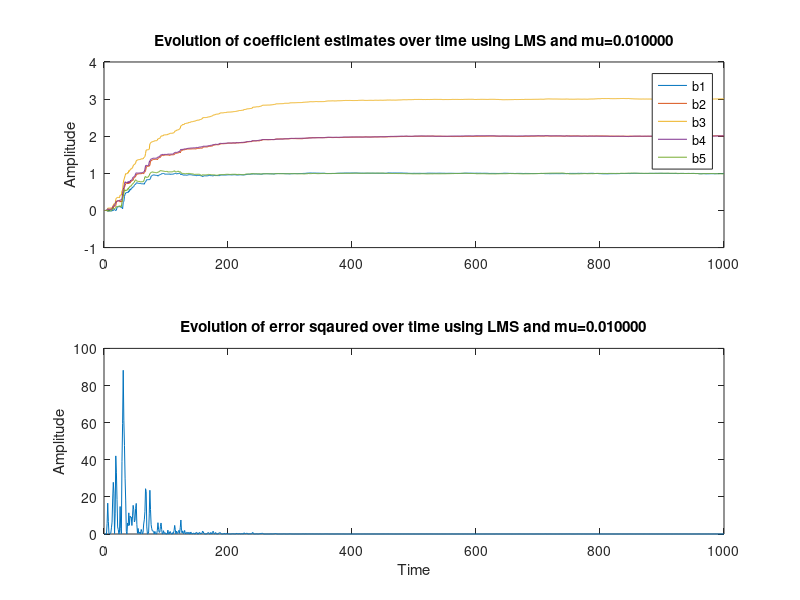

This chart was generated by the following MATLAB code:
clear;clc;
N_w = 5;
N=1000;
x = randn(N,1);
b = [1 2 3 2 1];
a=1;
y = filter(b,a,x);
n = 0.1.*randn(N,1);
z=n+y;
mu = 0.01;
w=zeros(N,N_w);
% inputs x,z,mu,N_w

%% function start
%[wp1 e w]
% function [w e] = lms_cust(x,z,mu,N_w)
%lms function
%takes in the noise, the filtered system and the learning constant in addition to the order of the filter
%returns the estimated coefficients over time as well as the errror
N=length(x);
w=zeros(N,N_w);
y_h = zeros(N-N_w,1);
for i=N_w:N
y_h(i)=w(i,:)*x((i-N_w+1):i);
e(i) = z(i) - y_h(i);
w(i+1,:) = w(i,:) +mu*e(i)*x((i-N_w+1):i)'; 
end
w = w(2:N+1,:);
% end

%% plots data
figure(1);
subplot(2,1,1)
plot(w);
str = sprintf('Evolution of coefficient estimates over time using LMS and mu=%f',mu);
title(str);
legend('b1','b2','b3','b4','b5')
ylabel('Amplitude')
subplot(2,1,2)
plot(e.*e)
str = sprintf('Evolution of error sqaured over time using LMS and mu=%f',mu);
title(str);
ylabel('Amplitude')
xlabel('Time')